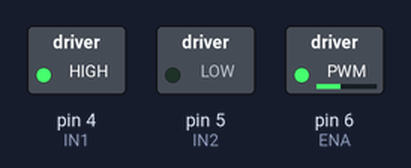
The sketch below on a simulated Arduino Uno, built with avr-gcc and run on an emulated ATmega328P. Shown: switched loads named in the sketch (green lamp = pin HIGH).

Above: at 0.1 s.
Timing chart, 0 to 1.6 s (numbered marks = the images above):
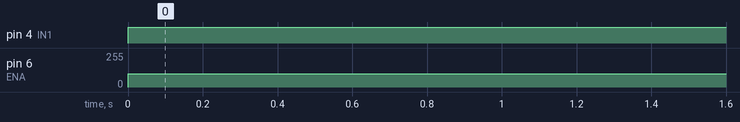

Measured:
- by itself, pin 4 (IN1): LOW → HIGH at 0.00 s
- by itself, pin 6 (ENA): 0/255 → 100/255 at 0.00 s

The sketch:

motor_test.ino
```cpp
const int IN1 = 4;
const int IN2 = 5;
const int ENA = 6;

int motorSpeed = 100; // Change 0-255

void setup() {
  pinMode(IN1, OUTPUT);
  pinMode(IN2, OUTPUT);
  pinMode(ENA, OUTPUT);

  digitalWrite(ENA, LOW);
  digitalWrite(IN1, LOW);
  digitalWrite(IN2, LOW);
}

void loop() {
  // Motor forward
  digitalWrite(IN1, HIGH);
  digitalWrite(IN2, LOW);

  analogWrite(ENA, motorSpeed);
}
```
